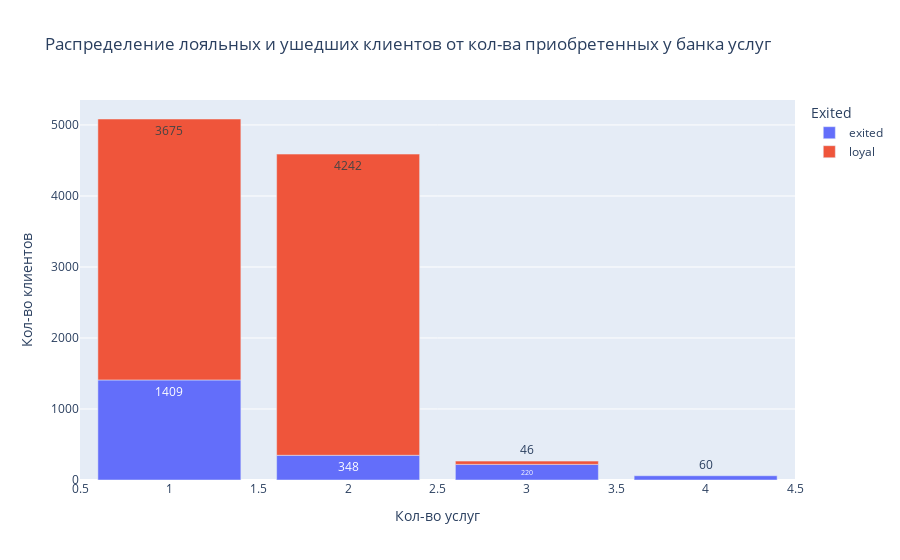

Notebook source saved alongside this figure:
### Markdown cell above
### 9.7. Как отток клиентов зависит от числа приобретённых у банка услуг? Для ответа на этот вопрос постройте многоуровневую столбчатую диаграмму.

### Code cell
products_data = churn_data.groupby(['NumOfProducts', 'Exited'], as_index=False).count()
products_data
bar_data = px.bar(
    products_data, 
    x = 'NumOfProducts', 
    y='CustomerId', 
    color='Exited', 
    text_auto=True, 
    title = 'Распределение лояльных и ушедших клиентов от кол-ва приобретенных у банка услуг',
    labels={'CustomerId': 'Кол-во клиентов', 'NumOfProducts': 'Кол-во услуг'}
    )
bar_data

### Figure 1 — Plotly figure (JSON) as saved in the notebook; plotly's stock layout.template omitted (floating-point values rounded to 4 significant figures)
{"data": [{"alignmentgroup": "True", "hovertemplate": "Exited=exited<br>Кол-во услуг=%{x}<br>Кол-во клиентов=%{y}<extra></extra>", "legendgroup": "exited", "marker": {"color": "#636efa", "pattern": {"shape": ""}}, "name": "exited", "offsetgroup": "exited", "orientation": "v", "showlegend": true, "textposition": "auto", "texttemplate": "%{y}", "type": "bar", "x": [1, 2, 3, 4], "xaxis": "x", "y": [1409, 348, 220, 60], "yaxis": "y"}, {"alignmentgroup": "True", "hovertemplate": "Exited=loyal<br>Кол-во услуг=%{x}<br>Кол-во клиентов=%{y}<extra></extra>", "legendgroup": "loyal", "marker": {"color": "#EF553B", "pattern": {"shape": ""}}, "name": "loyal", "offsetgroup": "loyal", "orientation": "v", "showlegend": true, "textposition": "auto", "texttemplate": "%{y}", "type": "bar", "x": [1, 2, 3], "xaxis": "x", "y": [3675, 4242, 46], "yaxis": "y"}], "layout": {"barmode": "relative", "legend": {"title": {"text": "Exited"}, "tracegroupgap": 0}, "title": {"text": "Распределение лояльных и ушедших клиентов от кол-ва приобретенных у банка услуг"}, "xaxis": {"anchor": "y", "domain": [0, 1], "title": {"text": "Кол-во услуг"}}, "yaxis": {"anchor": "x", "domain": [0, 1], "title": {"text": "Кол-во клиентов"}}}}
